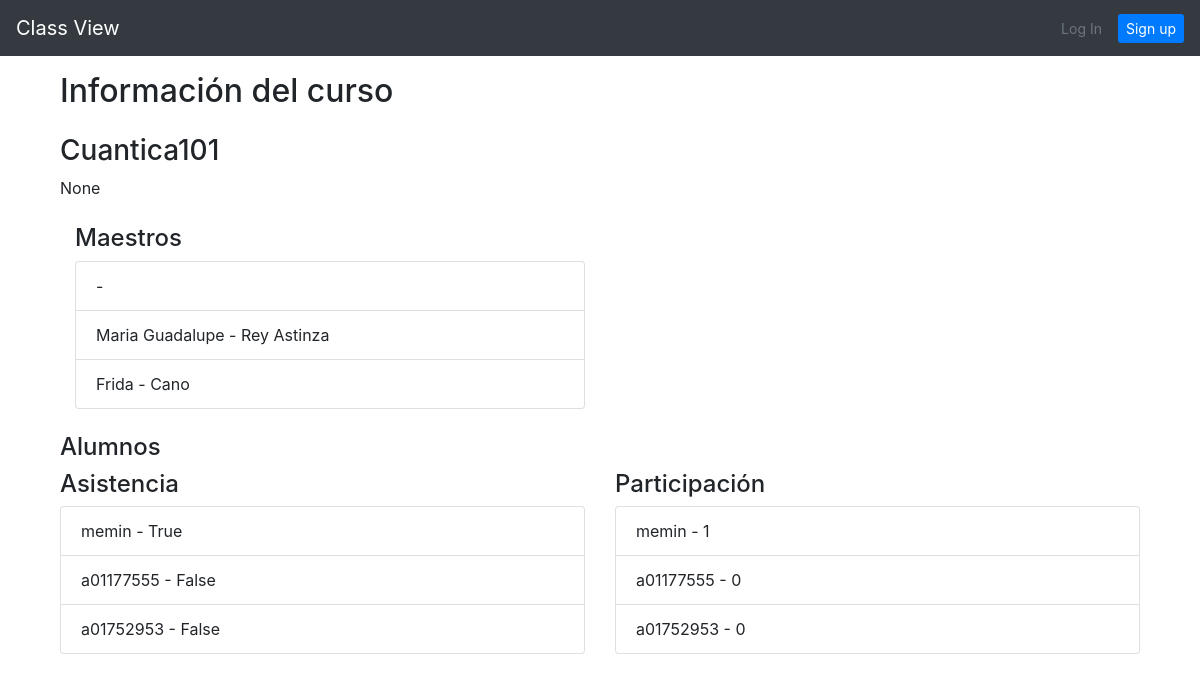
Page /dashboard/3/ on the earlier database version.
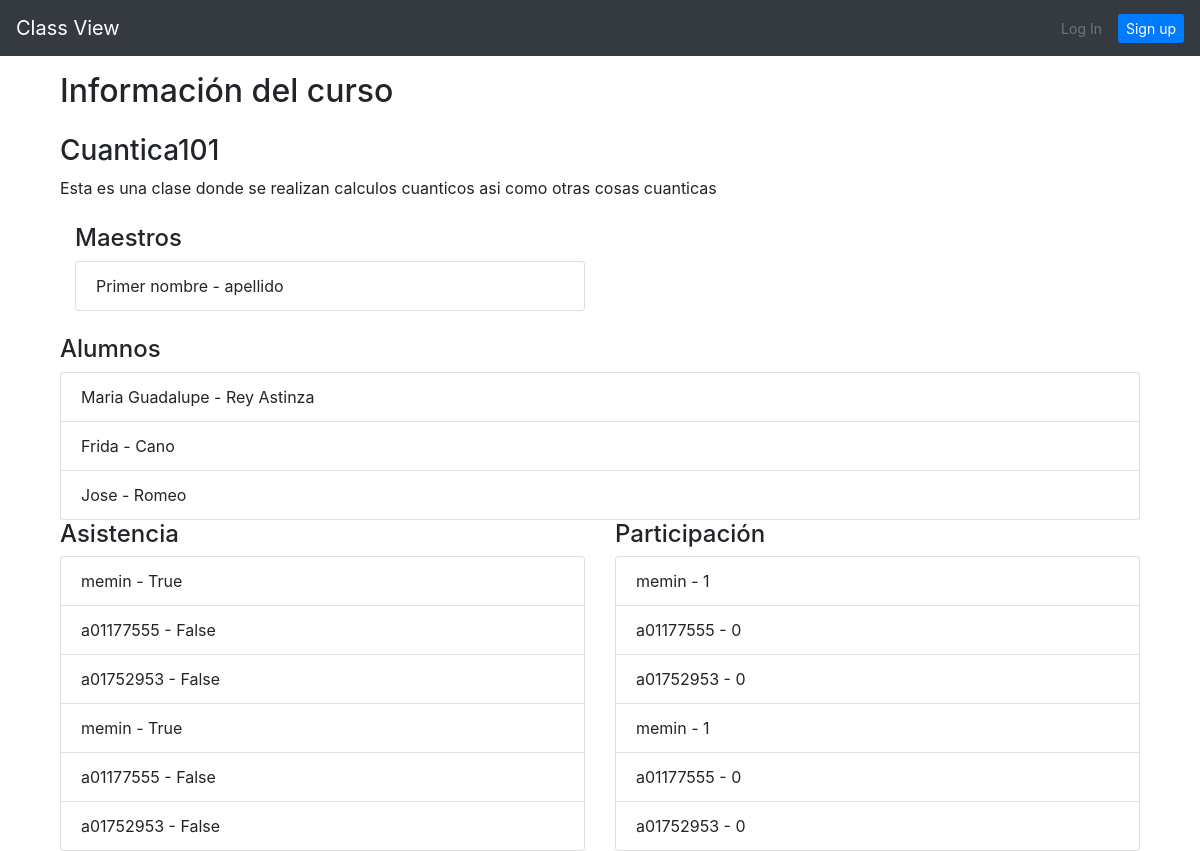
Same page on the later database version.
### classes/models.py (models this page shows, shortened)
class Course(models.Model):
    name = models.CharField(max_length=50)
    description = models.TextField(("Description"), blank=True, null=True, help_text=("Description"))

class CustomUser(AbstractUser):
    age = models.PositiveIntegerField(null=True, blank=True)
    degree = models.CharField(max_length=50, null=True, blank=True)
    semester = models.CharField(max_length=10, null=True, blank=True)
    courses = models.ManyToManyField(Course, related_name= 'courses')
    face_encoding = models.CharField(max_length=150, null=True, blank=True)
    photo = models.ImageField(upload_to='images/', null=True, blank=True)
    def __str__(self):
        return self.username

class Attendance(models.Model):
    user = models.ForeignKey(CustomUser, on_delete=models.CASCADE)
    course = models.ForeignKey('course', on_delete=models.CASCADE)
    date = models.DateField(unique_for_date=True)
    is_attended = models.BooleanField(default=False)

class Participation(models.Model):
    user = models.ForeignKey(CustomUser, on_delete=models.CASCADE)
    course = models.ForeignKey('course', on_delete=models.CASCADE)
    date = models.DateField(unique_for_date=True)
    amount = models.IntegerField(default=0)

### dashboard/views.py (the view)
# urls.py: path('<int:pk>/', CourseDetailView.as_view(), name='course_detail'),
class CourseDetailView(DetailView):
    model = Course
    template_name = 'course_detail.html'
    context_object_name = 'course_obj'
    def get_context_data(self, **kwargs):
        context = super().get_context_data(**kwargs)
        context['alumni_obj'] = CustomUser.objects.filter(courses=self.object, is_staff=False)
        context['attendance_obj'] = Attendance.objects.filter(course=self.object)
        context['participation_obj'] = Participation.objects.filter(course=self.object)
        context['teacher_obj'] = CustomUser.objects.filter(courses=self.object, is_staff=True)
        context['user_obj'] = self.request.user
        context['pk'] = self.object.id
        return context

### templates/course_detail.html (shortened to what this page needs)
{% extends 'base.html' %}
{% block content %}
    <div class="container">
        <div class="post-entry">
            <h2 class="mb-4"> Información del curso </h2>
            <h3>{{ course_obj.name }}</h3>
            <p class="mb-4">{{ course_obj.description }}</p>
            <div class="col-md-6">
                <h4> Maestros </h4>
                <ul class="list-group">
                    {% for i in teacher_obj %}
                        <li class="list-group-item">{{ i.first_name }} - {{ i.last_name }}</li>
                    {% endfor %}
                </ul>
            </div>
        </div>
            <div class="mt-4">
                <h4> Alumnos </h4>
                <ul class="list-group">
                    {% for alumni in alumni_obj %}
                        <li class="list-group-item">{{ alumni.first_name }} - {{ alumni.last_name }}</li>
                    {% endfor %}
                </ul>
            </div>
            <div class="row">
                <div class="col-md-6">
                    <h4> Asistencia </h4>
                    <ul class="list-group">
                        {% for i in attendance_obj %}
                            <li class="list-group-item">{{ i.user }} - {{ i.is_attended }}</li>
                        {% endfor %}
                    </ul>
                </div>
                <div class="col-md-6">
                    <h4> Participación </h4>
                    <ul class="list-group">
                        {% for i in participation_obj %}
                            <li class="list-group-item">{{ i.user }} - {{ i.amount }}</li>
                        {% endfor %}
                    </ul>
                </div>
            </div>
        </div>
    </div>
{% endblock content %}

### templates/base.html (shortened to what this page needs)
<!DOCTYPE html>
<html>
<head>
    <link rel="stylesheet" href="https://cdn.jsdelivr.net/npm/bootstrap@4.5.3/dist/css/bootstrap.min.css">
</head>
<body>
    <body>
        <nav class="navbar navbar-expand-lg navbar-dark bg-dark">
          <a class="navbar-brand" href="{% url 'home' %}">Class View</a>
          <div class="collapse navbar-collapse" id="navbarSupportedContent">
            {% if user.is_authenticated %}
              <ul class="navbar-nav ml-auto">
                <li class="nav-item">
                  <a class="nav-link dropdown-toggle" href="#"
                  id="navbarDropdown" role="button" data-toggle="dropdown"
                  aria-haspopup="true" aria-expanded="false">
                    {{ user.username }}
                  </a>
                  <div class="dropdown-menu dropdown-menu-lg-right"
                  aria-labelledby="navbarDropdown">
                    <a class="dropdown-item"
                    href="{% url 'password_change'%}">Change password</a>
                    <div class="dropdown-divider"></div>
                    <a class="dropdown-item" href="{% url 'logout' %}">
                    Log Out</a>
                  </div>
                </li>
            </ul>
          {% else %}
            <form class="form-inline ml-auto">
              <a href="{% url 'login' %}" class="btn-sm  btn-outline-secondary">
              Log In</a>
              <a href="{% url 'signup' %}" class="btn-sm  btn-primary ml-2">
              Sign up</a>
            </form>
          {% endif %}
        </div>
      </nav>
      <main>
        <div class="container mt-3">
          {% block content %}
          {% endblock content %}
      </main>
    </body>
</html>

Differences in the rows shown:
changed Course "Cuantica101": description "None" → "Esta es una clase donde se realizan calculos cuanticos asi como otras cosas cuanticas"
changed CustomUser: first_name (not shown) → "Primer nombre"; last_name (not shown) → "apellido"
changed CustomUser "Maria Guadalupe": moves from the list under "Maestros" to the list under "Alumnos"
changed CustomUser "Frida": moves from the list under "Maestros" to the list under "Alumnos"
added CustomUser: first_name "Jose", last_name "Romeo", shown under "Alumnos"
added Attendance: user "memin", is_attended "True"
added Attendance: user "a01177555", is_attended "False"
added Attendance: user "a01752953", is_attended "False"
added Participation: user "memin", amount "1"
added Participation: user "a01177555", amount "0"
added Participation: user "a01752953", amount "0"
